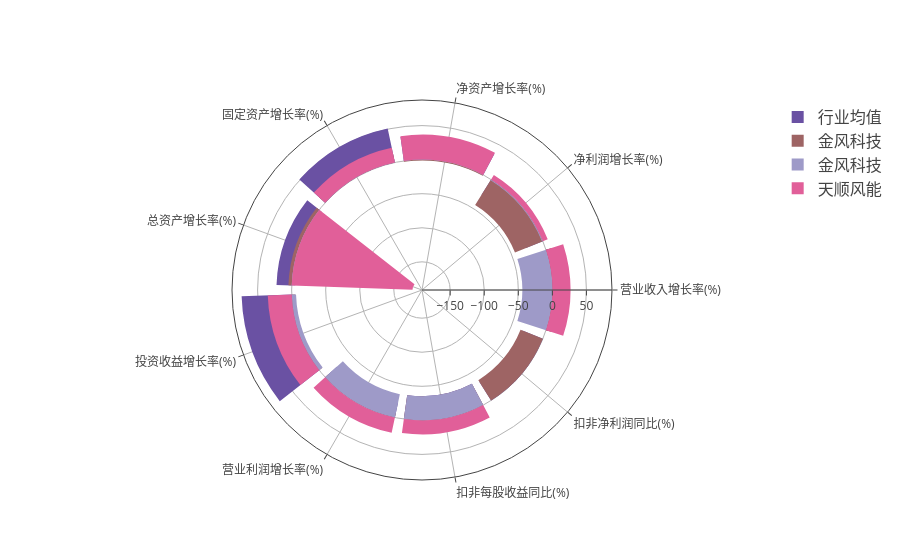

The code cell stored with this chart in its notebook:
### Markdown cell above
# ================== BarPolar Chart ====================

### Code cell
import plotly.graph_objects as go
categories = data.cnName.tolist()

fig3 = go.Figure()

fig3.add_trace(go.Barpolar(
    r=list(data['mean']),
    theta=categories,
    name='行业均值',
    marker_color='rgb(106,81,163)',
    base='stack'
))
fig3.add_trace(go.Barpolar(
    r=list(data['vol']),
    theta=categories,
    name=StockName,
    marker_color='rgb(158,100,100)',
    base='stack'
))
fig3.add_trace(go.Barpolar(
    r=list(ta.loc[0])[3:],
    theta=categories,
    name=list(ta.loc[0])[1],
    marker_color='rgb(158,154,200)',
    base='stack'
))
fig3.add_trace(go.Barpolar(
    r=list(ta.loc[2])[3:],
    theta=categories,
    name=list(ta.loc[2])[1],
    marker_color=colors[1],

    base='stack'
))

# fig.update_traces(text=list(data['cnName']))
fig3.update_layout(
    # title='Wind Speed Distribution in Laurel, NE',
    font_size=12,
    legend_font_size=16,

    # polar_radialaxis_ticksuffix='%',
    # polar_angularaxis_rotation=90,

)
fig3.show()

### Figure 1 — Plotly figure (JSON) as saved in the notebook; plotly's stock layout.template omitted (floating-point values rounded to 4 significant figures)
{"data": [{"base": "stack", "marker": {"color": "rgb(106,81,163)"}, "name": "行业均值", "r": [2.845, -26.76, 35.35, 50.93, 22.35, 73.6, -22.94, -35.5, -32.29], "theta": ["营业收入增长率(%)", "净利润增长率(%)", "净资产增长率(%)", "固定资产增长率(%)", "总资产增长率(%)", "投资收益增长率(%)", "营业利润增长率(%)", "扣非每股收益同比(%)", "扣非净利润同比(%)"], "type": "barpolar"}, {"base": "stack", "marker": {"color": "rgb(158,100,100)"}, "name": "金风科技", "r": [8.66, -44.16, -1.27, 12.39, 4.88, -5.18, -6.35, -35.02, -35.32], "theta": ["营业收入增长率(%)", "净利润增长率(%)", "净资产增长率(%)", "固定资产增长率(%)", "总资产增长率(%)", "投资收益增长率(%)", "营业利润增长率(%)", "扣非每股收益同比(%)", "扣非净利润同比(%)"], "type": "barpolar"}, {"base": "stack", "marker": {"color": "rgb(158,154,200)"}, "name": "金风科技", "r": [-44.16, -1.274, 12.39, 4.877, -5.175, -6.35, -35.02, -35.32], "theta": ["营业收入增长率(%)", "净利润增长率(%)", "净资产增长率(%)", "固定资产增长率(%)", "总资产增长率(%)", "投资收益增长率(%)", "营业利润增长率(%)", "扣非每股收益同比(%)", "扣非净利润同比(%)"], "type": "barpolar"}, {"base": "stack", "marker": {"color": "#E15F99"}, "name": "天顺风能", "r": [26.53, 7.675, 36.71, 22.27, -177.4, 35.19, 22.86, 20.45], "theta": ["营业收入增长率(%)", "净利润增长率(%)", "净资产增长率(%)", "固定资产增长率(%)", "总资产增长率(%)", "投资收益增长率(%)", "营业利润增长率(%)", "扣非每股收益同比(%)", "扣非净利润同比(%)"], "type": "barpolar"}], "layout": {"font": {"size": 12}, "legend": {"font": {"size": 16}}}}
